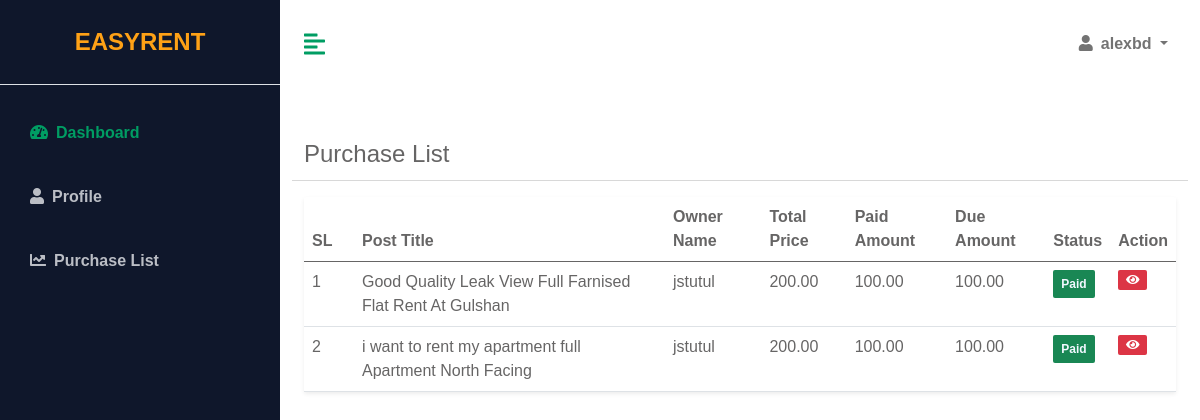
Before: /account/purchase-list (signed in) with the older database file.
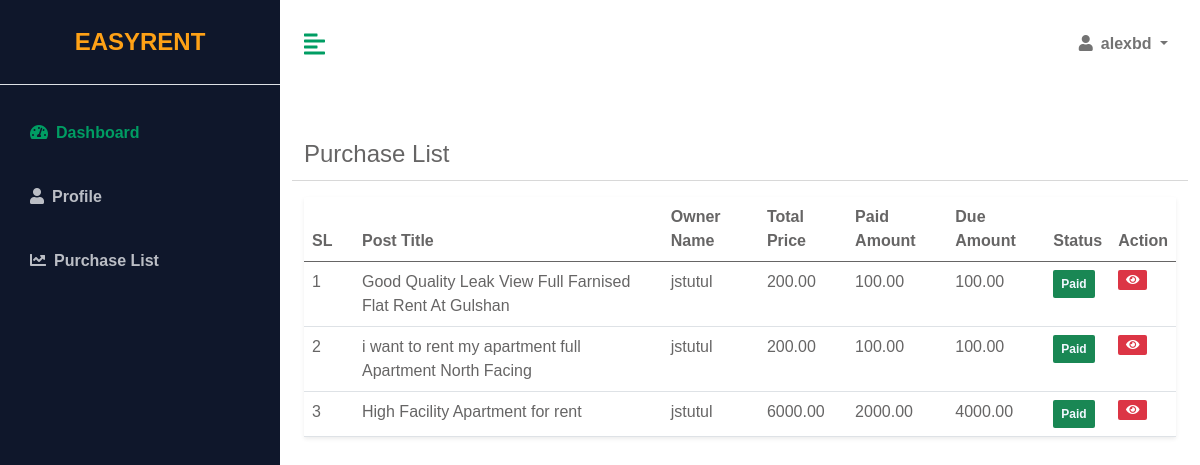
After: the same page with the newer database file.
### App_Rental/models.py (models this page shows, shortened)
class HouseRent(models.Model):
    post = models.ForeignKey(House,on_delete=models.CASCADE)
    user = models.ForeignKey(User,on_delete=models.CASCADE)
    is_paid = models.BooleanField(default=False)
    transaction_id = models.CharField(max_length=1000)
    created =models.DateTimeField(auto_now=True,auto_now_add=False)
    updated=models.DateField(auto_now=False,auto_now_add=True)
    def due_amount(self):
        return self.post.monthly_rent-self.post.advacne_rent

class House(models.Model):
    def next_month_first_day():
        today = timezone.localdate()
        first_day_next_month = today.replace(day=1) + timedelta(days=32 - today.day)
        return first_day_next_month
    owner = models.ForeignKey(User, on_delete=models.CASCADE)
    title = models.CharField(max_length=500, blank=False)
    city = models.ForeignKey(City, on_delete=models.DO_NOTHING)
    address = models.CharField(max_length=500, blank=False)
    rent_from = models.DateField(default=next_month_first_day)
    house_type = models.CharField(max_length=10, choices=HOUSE_TYPE_LIST, default="1")
    house_name = models.CharField(max_length=200, null=True)
    house_area = models.IntegerField(default=800)
    description = RichTextField(null=True)
    is_parking = models.BooleanField(default=True)
    total_bedrooms = models.IntegerField(default=0)
    total_bathrooms = models.IntegerField(default=0)
    floor_no = models.IntegerField(default=0)
    map_link =models.CharField(max_length=10000,blank=True)
    monthly_rent = models.DecimalField(max_digits=10, decimal_places=2, default=Decimal('0.00'))
    advacne_rent = models.DecimalField(max_digits=10, decimal_places=2, default=Decimal('0.00'))
    images = models.ManyToManyField('HouseImage', related_name='houses', blank=True)
    is_active=models.BooleanField(default=False)
    is_reject=models.BooleanField(default=False)
    is_rented=models.BooleanField(default=False)
    created=models.DateTimeField(auto_now=True,auto_now_add=False)

### App_Account/views.py (the view)
# urls.py: path('purchase-list',PurchaseListView,name='purchaselist'),
@renter_required
def PurchaseListView(request):
    myrent_list=HouseRent.objects.filter(user=request.user,is_paid=True)
    context={
        'myrent_list':myrent_list
    }
    return render(request,'App_Dashboard/purchase_list.html',context)

### App_Account/views.py (called while the page is built)
def renter_required(view_func):
    @wraps(view_func)
    def wrapper(request, *args, **kwargs):
        if request.user.is_authenticated and request.user.userprofile.userType == "2":
            return view_func(request, *args, **kwargs)
        else:
            return render(request, 'accessdenied.html')
    return wrapper

### templates/App_Dashboard/purchase_list.html (shortened to what this page needs)
{% extends 'App_Dashboard/base.html'%}
{% load static%}
{% block dashboard%}
{% block css %}
<link href="https://cdn.datatables.net/v/dt/dt-2.0.3/datatables.min.css" rel="stylesheet">
{% endblock %}
<div class="container-fluid px-4">
    <div class="row my-5">
        <div class="col-lg-12 mb-2">
            <span class="mb-3" style="font-size: 24px;">Purchase List
        </div>
        <hr>
        <div class="col">
            <table class="table bg-white rounded shadow-sm  table-hover" id="rentlist">
                <thead>
                    <tr>
                        <th scope="col" width="50">SL</th>
                        <th scope="col">Post Title</th>
                        <th scope="col">Owner Name</th>
                        <th scope="col">Total Price</th>
                        <th scope="col">Paid Amount</th>
                        <th scope="col">Due Amount</th>
                        <th scope="col">Status</th>
                        <th scope="col">Action</th>
                    </tr>
                </thead>
                <tbody>
                    {% for item in myrent_list%}
                    <tr>
                        <td>{{forloop.counter}}</td>
                        <td>{{item.post.title}}</td>
                        <td>{{item.post.owner}}</td>
                        <td>{{item.post.monthly_rent}}</td>
                        <td>{{item.post.advacne_rent}}</td>
                        <td>{{item.due_amount}}</td>
                        <td>
                            {% if item.is_paid == True %}
                            <span class="badge bg-success text-light p-2">Paid</span>
                            {% else %}
                            <span class="badge bg-warning text-light p-2">cancel</span>
                            {% endif %}
                        </td>
                        <td>
                            <div class="d-flex align-items-center list-action">
                                <a class="badge bg-danger" href="{% url 'App_Account:purchasedetails' item.id %}"><i
                                        class="fa fa-eye"></i></a>
                            </div>
                        </td>
                    </tr>
                    {% endfor %}
                </tbody>
            </table>
        </div>
    </div>
</div>
{% endblock %}

Changed rows visible on the page:
added HouseRent: post "High Facility Apartment for rent", post.owner "jstutul", post.monthly_rent "6000.00", post.advacne_rent "2000.00", due_amount "4000.00", is_paid "Paid"
